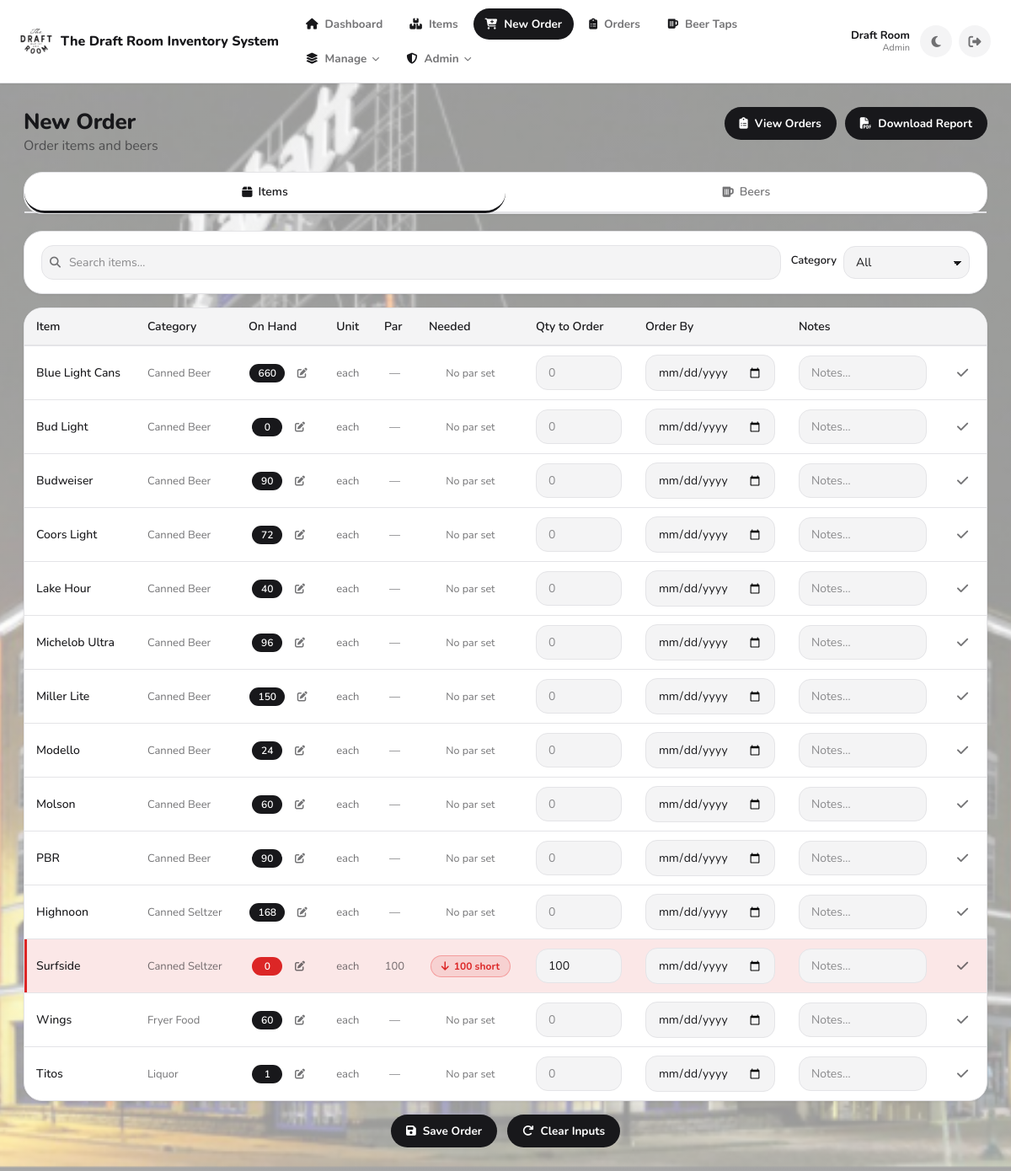
The app's page /order (signed in) with its own data.
### app.py (models this page shows, shortened)
class User(db.Model):
    __tablename__ = "users"
    id = db.Column(db.Integer, primary_key=True)
    username = db.Column(db.String(80), unique=True, nullable=False)
    first_name = db.Column(db.String(80), nullable=True)
    last_name = db.Column(db.String(80), nullable=True)
    password_hash = db.Column(db.String(255), nullable=False)
    role = db.Column(db.String(20), nullable=False, default="staff")  # Backward compatibility
    role_id = db.Column(db.Integer, db.ForeignKey('roles.id'), nullable=True)  # New: reference to Role
    is_active = db.Column(db.Boolean, nullable=False, default=True)
    created_at = db.Column(db.DateTime, nullable=False, default=utcnow)
    role_obj = db.relationship('Role', backref='users')
    def display_name(self) -> str:
        full = f"{(self.first_name or '').strip()} {(self.last_name or '').strip()}".strip()
        return full if full else self.username
    def get_role_name(self):
        if self.role_obj:
            return self.role_obj.name
        return self.role

class Item(db.Model):
    __tablename__ = "items"
    id = db.Column(db.Integer, primary_key=True)
    name = db.Column(db.String(200), nullable=False)
    category = db.Column(db.String(120), nullable=False)
    prep_type = db.Column(db.String(50), nullable=False, default="generic")
    supplier_id = db.Column(db.Integer, db.ForeignKey("suppliers.id"), nullable=True)
    supplier = db.relationship("Supplier", back_populates="items")
    unit = db.Column(db.String(50), nullable=True)
    default_units_per_box = db.Column(
    db.Integer,
    nullable=True,
)
    multiplier = db.Column(db.Float, nullable=True)
    raw_freezer_days = db.Column(db.Integer, nullable=True)
    raw_cooler_days = db.Column(db.Integer, nullable=True)
    raw_out_days = db.Column(db.Integer, nullable=True)
    prepped_freezer_days = db.Column(db.Integer, nullable=True)
    prepped_cooler_days = db.Column(db.Integer, nullable=True)
    prepped_out_days = db.Column(db.Integer, nullable=True)
    sales_mode = db.Column(db.String(40), nullable=True)
    pack1_label = db.Column(db.String(80), nullable=True)
    pack1_mult  = db.Column(db.Integer, nullable=True)
    pack2_label = db.Column(db.String(80), nullable=True)
    pack2_mult  = db.Column(db.Integer, nullable=True)
    pack3_label = db.Column(db.String(80), nullable=True)
    pack3_mult  = db.Column(db.Integer, nullable=True)
    pack4_label = db.Column(db.String(80), nullable=True)
    pack4_mult  = db.Column(db.Integer, nullable=True)
    main_bar_on_hand = db.Column(
        db.Integer,
        nullable=False,
        default=0,
        server_default=db.text("0"),
    )
    low_bar_on_hand = db.Column(
        db.Integer,
        nullable=False,
        default=0,
        server_default=db.text("0"),
    )
    on_hand_count = db.Column(
        db.Integer,
        nullable=False,
        default=0,
        server_default=db.text("0"),
    )
    par_level = db.Column(db.Integer, nullable=True)
    created_at = db.Column(db.DateTime, nullable=False, default=datetime.utcnow)

### app.py (the view)
@app.get("/order")
def order_items():
    guard = require_view_access()
    if guard:
        return guard
    q = (request.args.get("q") or "").strip()
    category_filter = (request.args.get("category") or "").strip()
    query = Item.query
    if q:
        query = query.filter(Item.name.ilike(f"%{q}%"))
    if category_filter:
        query = query.filter(Item.category == category_filter)
    items = query.order_by(Item.category.asc(), Item.name.asc()).all()
    categories = db.session.query(Item.category).distinct().order_by(Item.category.asc()).all()
    categories = [c[0] for c in categories if c[0]]
    on_hand = _compute_on_hand_map(items)
    return render_template("order.html", items=items, categories=categories,
                           q=q, category_filter=category_filter, on_hand=on_hand)

### templates/order.html (shortened to what this page needs)
{% extends "base.html" %}
{% block content %}
<div style="display:flex; align-items:flex-start; justify-content:space-between; gap:16px; margin-bottom:20px; flex-wrap:wrap;">
  <div>
    <h1 style="margin:0;">New Order</h1>
    <span class="muted">Order items and beers</span>
  </div>
  <div style="display:flex; gap:10px; flex-wrap:wrap;">
    <a href="/orders" class="btn"><i class="fas fa-clipboard-list"></i> View Orders</a>
    <a href="/items/report.pdf" class="btn"><i class="fas fa-file-pdf"></i> Download Report</a>
  </div>
</div>
<div class="card" style="padding:0; margin-bottom:20px;">
  <div style="display:flex; border-bottom:2px solid var(--stroke);">
    <button class="tab-btn active" type="button" data-tab="items-tab">
      <i class="fas fa-box"></i> Items
    </button>
    <button class="tab-btn" type="button" data-tab="beers-tab">
      <i class="fas fa-beer"></i> Beers
    </button>
  </div>
</div>
<div id="items-tab" class="tab-content">
  <div class="card" style="padding:16px 20px; margin-bottom:16px;">
    <div style="display:flex; gap:12px; flex-wrap:wrap; align-items:center;">
      <div class="search-wrap" style="flex:1; min-width:180px;">
        <input type="text" id="searchInput" class="input search-live"
               placeholder="Search items…" value="{{ q }}" autocomplete="off">
      </div>
      <div style="display:flex; align-items:center; gap:8px;">
        <label style="font-size:13px; font-weight:600; white-space:nowrap; color:var(--text);">Category</label>
        <select id="categorySelect" class="input" style="min-width:150px;">
          <option value="">All</option>
        </select>
      </div>
    </div>
  </div>
  <div class="card" style="padding:0; overflow-x:auto; margin-bottom:16px;">
    <table class="order-table">
      <thead>
        <tr>
          <th>Item</th>
          <th>Category</th>
          <th>On Hand</th>
          <th>Unit</th>
          <th>Par</th>
          <th>Needed</th>
          <th class="input-col">Qty to Order</th>
          <th class="input-col">Order By</th>
          <th class="notes-col">Notes</th>
          <th class="action-col"></th>
        </tr>
      </thead>
      <tbody id="itemsTableBody">
        {% for item in items %}
        {% set oh = on_hand.get(item.id, 0) %}
        {% set has_par = item.par_level is not none %}
        {% set needed = (item.par_level - oh) if has_par and (item.par_level - oh) > 0 else 0 %}
        <tr class="order-row {{ 'short-row' if needed > 0 else '' }}" data-item-id="{{ item.id }}"
            data-name="{{ item.name.lower() }}" data-category="{{ item.category }}">
          <td class="item-name"><span class="item-title">{{ item.name }}</span></td>
          <td class="muted" style="font-size:13px;">{{ item.category }}</td>
          <td style="text-align:center;">
            <span class="on-hand-badge {{ 'badge-short' if needed > 0 else ('badge-ok' if has_par else '') }}">{{ oh }}</span>
            <button type="button" class="btn-edit-onhand" title="Edit on-hand count"
                    data-item-id="{{ item.id }}" data-item-name="{{ item.name }}">
              <i class="fas fa-edit"></i>
            </button>
          </td>
          <td class="muted" style="font-size:13px;">{{ item.unit or '—' }}</td>
          <td class="muted" style="font-size:13px; text-align:center;">{{ item.par_level if has_par else '—' }}</td>
          <td style="text-align:center;">
            {% if needed > 0 %}
              <span class="pill critical"><i class="fas fa-arrow-down"></i> {{ needed }} short</span>
            {% elif has_par %}
              <span class="pill ok"><i class="fas fa-check"></i> At par</span>
            {% else %}
              <span class="muted smalltxt">No par set</span>
            {% endif %}
          </td>
          <td class="input-col">
            <input type="number" class="qty-input" placeholder="0" min="0" step="1" data-needed="{{ needed }}" value="{{ needed if needed > 0 else '' }}">
          </td>
          <td class="input-col">
            <input type="date" class="date-input">
          </td>
          <td class="notes-col">
            <input type="text" class="notes-input" placeholder="Notes…">
          </td>
          <td class="action-col">
            <button type="button" class="btn-save-row" title="Save this row">
              <i class="fas fa-check"></i>
            </button>
          </td>
        </tr>
        {% endfor %}
      </tbody>
    </table>
  </div>
</div>
<div style="display:flex; gap:12px; justify-content:center; margin-top:4px;">
  <button type="button" class="btn primary" id="saveOrderBtn">
    <i class="fas fa-save"></i> Save Order
  </button>
  <button type="button" class="btn" id="clearOrderBtn">
    <i class="fas fa-redo"></i> Clear Inputs
  </button>
</div>
{% endblock %}

### templates/base.html (shortened to what this page needs)
<!DOCTYPE html>
<html lang="en">
<head>
  <link rel="stylesheet" href="/static/style.css?v={{ asset_v }}">
  <link rel="stylesheet" href="https://cdnjs.cloudflare.com/ajax/libs/font-awesome/6.4.0/css/all.min.css">
</head>
<body class="app-body">
  <header class="navbar">
    <div class="navbar-inner">
      <a href="/" class="navbar-brand">
        <img src="{{ url_for('static', filename='favicon-96x96.png') }}" alt="The Draft Room" class="navbar-logo">
        <span>The Draft Room Inventory System</span>
      </a>
      <nav class="navbar-nav">
        <a href="/" class="navlink2 {% if request.path == '/' %}active{% endif %}">
          <i class="fas fa-house"></i><span>Dashboard</span>
        </a>
        <a href="/items" class="navlink2 {% if request.path.startswith('/items') or request.path.startswith('/category') %}active{% endif %}">
          <i class="fas fa-boxes-stacked"></i><span>Items</span>
        </a>
        <a href="/order" class="navlink2 {% if request.path == '/order' %}active{% endif %}">
          <i class="fas fa-cart-plus"></i><span>New Order</span>
        </a>
        <a href="/orders" class="navlink2 {% if request.path.startswith('/orders') or (request.path.startswith('/order/') and request.path != '/order') %}active{% endif %}">
          <i class="fas fa-clipboard-list"></i><span>Orders</span>
        </a>
        <a href="/beers/dashboard" class="navlink2 {% if '/beers' in request.path %}active{% endif %}">
          <i class="fas fa-beer-mug-empty"></i><span>Beer Taps</span>
        </a>
        {% if can_edit_inventory %}
        <div class="navdd">
          <button type="button" class="navlink2 navdd-toggle {% if request.path.startswith('/suppliers') or request.path.startswith('/users') or request.path.startswith('/settings') %}active{% endif %}">
            <i class="fas fa-layer-group"></i><span>Manage</span><i class="fas fa-chevron-down navdd-caret"></i>
          </button>
        </div>
        {% endif %}
        {% if can_manage_users %}
        <div class="navdd">
          <button type="button" class="navlink2 navdd-toggle {% if request.path.startswith('/audit') or request.path.startswith('/admin/roles') %}active{% endif %}">
            <i class="fas fa-shield-halved"></i><span>Admin</span><i class="fas fa-chevron-down navdd-caret"></i>
          </button>
        </div>
        {% endif %}
      </nav>
      <div class="navbar-actions">
        {% if current_user %}
        <div class="navbar-user">
          <span class="navbar-user-name">
            {% if current_user.first_name or current_user.last_name %}
              {{ current_user.first_name }} {{ current_user.last_name }}
            {% else %}
              {{ current_user.username }}
            {% endif %}
          </span>
          <span class="navbar-user-role">{{ auth_role_name.title() if auth_role_name else 'User' }}</span>
        </div>
        {% endif %}
        <button class="theme-toggle" id="themeToggle" title="Toggle light/dark theme">
        </button>
        <a href="/logout" class="logout-btn" title="Logout">
          <i class="fas fa-sign-out-alt"></i>
        </a>
      </div>
    </div>
  </header>
  <main class="main-content">
    <div class="page-content">
      {% block content %}{% endblock %}
    </div>
  </main>
</body>
</html>

### records on screen
User: first_name "Draft", last_name "Room", role "Admin"
Item: name "Blue Light Cans", category "Canned Beer", on_hand_count "660", unit "each", par_level "—", shows "No par set", needed "0"
Item: name "Bud Light", category "Canned Beer", oh "0", unit "each", par_level "—", shows "No par set", needed "0"
Item: name "Budweiser", category "Canned Beer", on_hand_count "90", unit "each", par_level "—", shows "No par set", needed "0"
Item: name "Coors Light", category "Canned Beer", on_hand_count "72", unit "each", par_level "—", shows "No par set", needed "0"
Item: name "Lake Hour", category "Canned Beer", on_hand_count "40", unit "each", par_level "—", shows "No par set", needed "0"
Item: name "Michelob Ultra", category "Canned Beer", on_hand_count "96", unit "each", par_level "—", shows "No par set", needed "0"
Item: name "Miller Lite", category "Canned Beer", on_hand_count "150", unit "each", par_level "—", shows "No par set", needed "0"
Item: name "Modello", category "Canned Beer", on_hand_count "24", unit "each", par_level "—", shows "No par set", needed "0"
Item: name "Molson", category "Canned Beer", on_hand_count "60", unit "each", par_level "—", shows "No par set", needed "0"
Item: name "PBR", category "Canned Beer", on_hand_count "90", unit "each", par_level "—", shows "No par set", needed "0"
Item: name "Highnoon", category "Canned Seltzer", on_hand_count "168", unit "each", par_level "—", shows "No par set", needed "0"
Item: name "Surfside", category "Canned Seltzer", oh "0", unit "each", par_level "100", needed "100"
Item: name "Wings", category "Fryer Food", oh "60", unit "each", par_level "—", shows "No par set", needed "0"
Item: name "Titos", category "Liquor", on_hand_count "1", unit "each", par_level "—", shows "No par set", needed "0"
